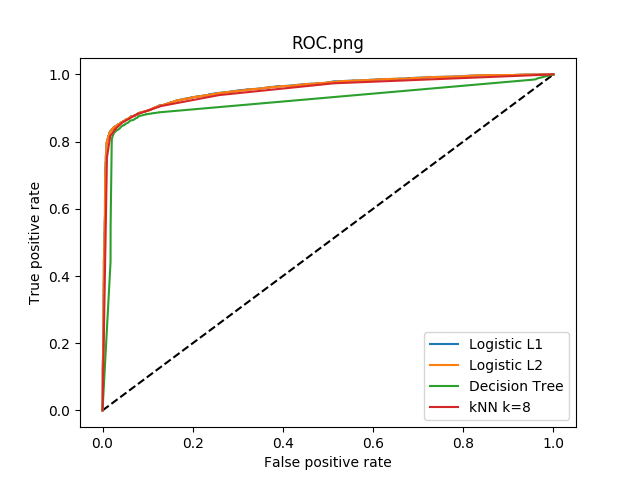

Generate this figure with Python:
import matplotlib.pyplot as plt
from sklearn.datasets import make_classification
from sklearn.linear_model import LogisticRegression
from sklearn.ensemble import (RandomTreesEmbedding, RandomForestClassifier,
                              GradientBoostingClassifier)
from sklearn.preprocessing import OneHotEncoder
from sklearn.model_selection import train_test_split
from sklearn.metrics import roc_curve
from sklearn.pipeline import make_pipeline
from sklearn.linear_model import LogisticRegressionCV
<<<<<<< HEAD
from sklearn import tree
=======
from sklearn.neighbors import KNeighborsClassifier
>>>>>>> 495ed95b9b9a409fe47e56e1521a10b1bb6888b9

import numpy as np
np.random.seed(10)


def partitionData():
    X_train = np.genfromtxt("./../Feature Engineering/train_final.csv", delimiter=",", dtype = float)
    X_test = np.genfromtxt("./../Feature Engineering/test_final.csv", delimiter=",", dtype = float)
    return X_train[1:,:-1], X_train[1:,-1], X_test[1:, :-1], X_test[1:,-1] #X_train, Y_train, X_test, Y_test

X_train, Y_train, X_test, Y_test = partitionData()

clf = LogisticRegression(penalty='l1').fit(X_train, Y_train)
fpr, tpr, threshold = roc_curve(Y_test, clf.predict_proba(X_test)[:,1])
plt.plot([0,1],[0,1],'k--')
plt.plot(fpr, tpr, label="Logistic L1")
clf = LogisticRegression(penalty='l2').fit(X_train, Y_train)
fpr, tpr, threshold = roc_curve(Y_test, clf.predict_proba(X_test)[:,1])
plt.plot(fpr, tpr, label="Logistic L2")

## FIL IN CODE HERE ##
## 1. Train your model
## 2. Call predict_proba(X_test), check the documentations, it should have this method
## 3. fpr, tpr, threshold = roc_curve(Y_test, clf.predict_proba(X_test))
## 4. plot fpr on xaxis, tpr on y-axis and label your plot with the name of your model

clf = tree.DecisionTreeClassifier(max_depth=25).fit(X_train, Y_train)
fpr, tpr, threshold = roc_curve(Y_test, clf.predict_proba(X_test)[:,1])
plt.plot(fpr, tpr, label="Decision Tree")


model = KNeighborsClassifier(n_neighbors=(8))
model.fit(X_train, Y_train)
fpr, tpr, threshold = roc_curve(Y_test, model.predict_proba(X_test)[:,1]))
plt.plot(fpr, tpr, label="kNN k=8")

#Predict Output
# predicted= model.predict(X_test_transformed)


plt.xlabel("False positive rate")
plt.ylabel("True positive rate")
plt.title("ROC.png")
plt.legend()
plt.show()
plt.savefig("./ROC.png")